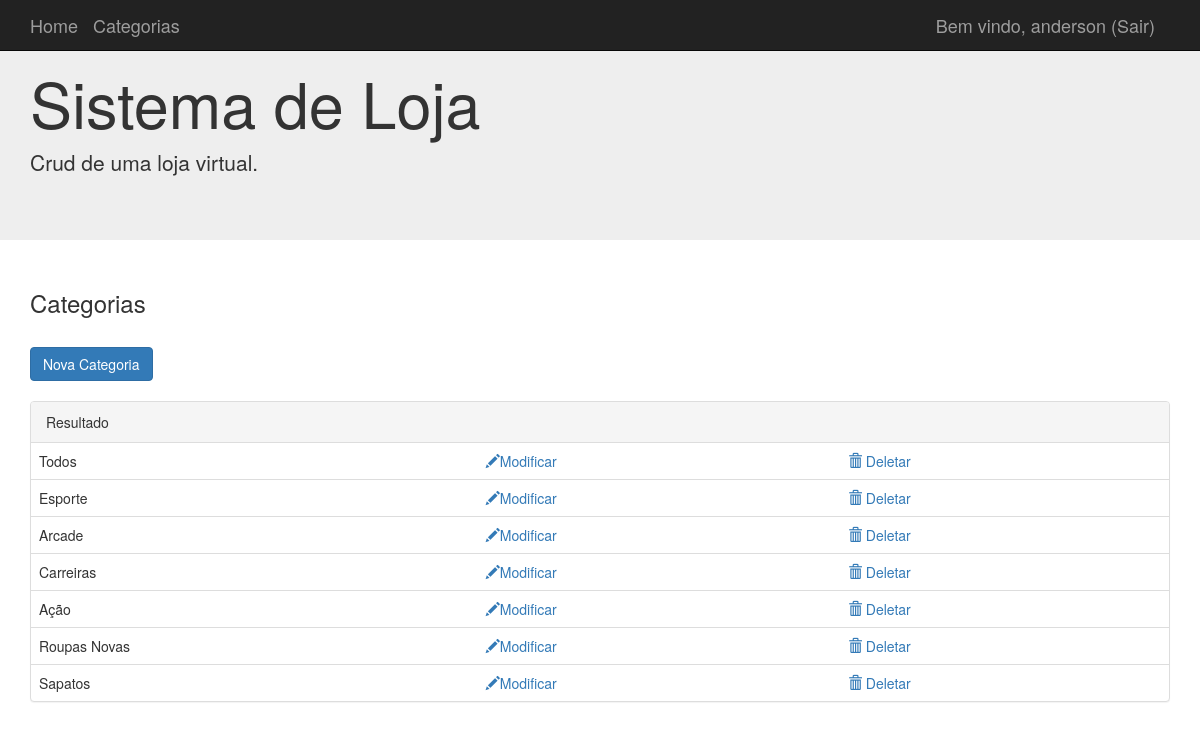
Screenshot of /categorias (signed in) with the database file from the repository.
### aplicacao/model.py (models this page shows, shortened)
class Categorias(db.Model):
    __tablename__ = 'categorias'
    id = Column(Integer, primary_key=True)
    nome = Column(String(100))
    artigos = relationship("Artigos", backref="Categorias", lazy='dynamic')

### aplicacao/app.py (the view)
@app.route('/categorias')
def categorias():
    categorias = Categorias.query.all()
    return render_template('categorias.html', categorias=categorias)

### aplicacao/templates/categorias.html (shortened to what this page needs)
{% extends "base.html" %}
{% block conteudo %}
    <h3>Categorias</h3>
    <br>
    <a class="btn btn-primary" href="{{url_for('categorias_new')}}" role="button">Nova Categoria</a>
    <br><br>
    <div class="panel panel-default">
        <div class="panel-heading">Resultado</div>
        <table class="table table-hover">
            {% for cat in categorias %}
            <tr>
              <td>{{cat.nome}}</td>
                <td><a href="{{url_for('categorias_edit', id=cat.id)}}"><span class="glyphicon glyphicon-pencil"></span>Modificar</a></td>
                <td><a href="{{url_for('categorias_delete',id=cat.id)}}"><span class="glyphicon glyphicon-trash"></span> Deletar</a></td>
            </tr>
            {% endfor %}
      </table>
    </div>
{% endblock %}

### rows the page displays
Categorias: nome "Todos"
Categorias: nome "Esporte"
Categorias: nome "Arcade"
Categorias: nome "Carreiras"
Categorias: nome "Ação"
Categorias: nome "Roupas Novas"
Categorias: nome "Sapatos"

### other values shown
{{ session["username"] }} "anderson"
